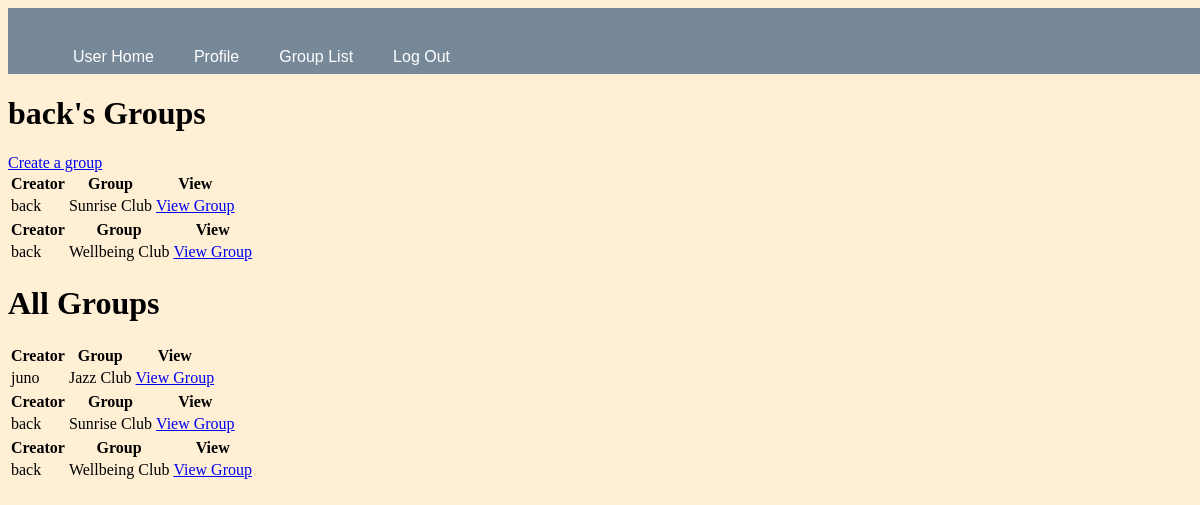
/user/juno/groups (signed in), run on an earlier commit of the app's database.
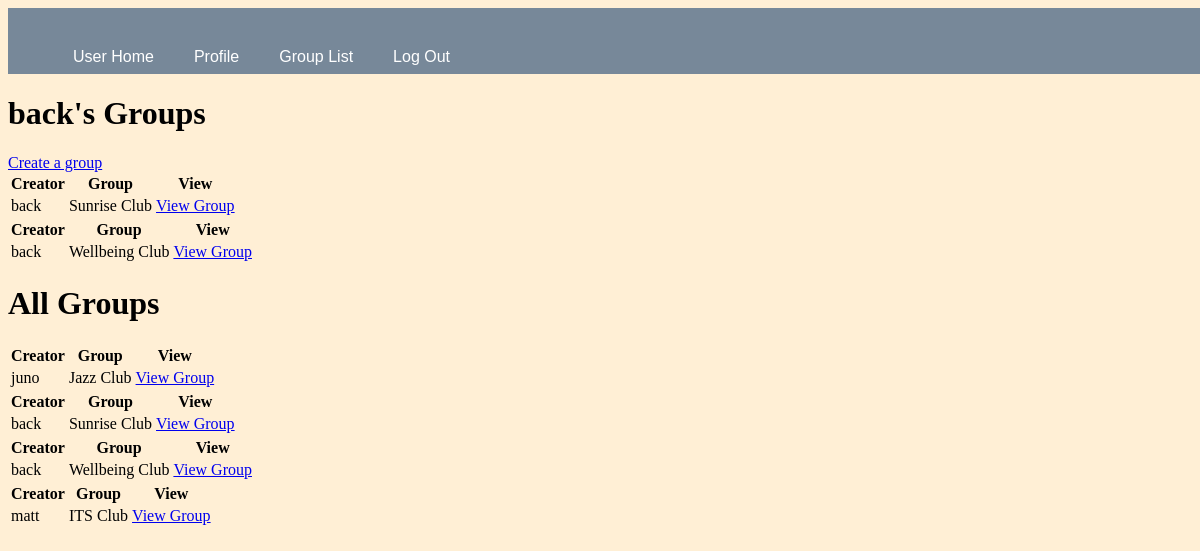
And on a later commit of the database.
### app.py (models this page shows, shortened)
class Group(db.Model):
    __tablename__ = "group"
    id= db.Column(db.Integer, primary_key=True)
    groupName= db.Column(db.String(150), unique=True)
    timestamp = db.Column(db.DateTime, index=True, default=datetime.datetime.utcnow())
    user_id = db.Column(db.Integer, db.ForeignKey('user.id'))
    events= db.relationship('Event',backref= 'group', lazy= 'dynamic')

class User(UserMixin, db.Model):
    __tablename__ = "user"
    id = db.Column(db.Integer, primary_key = True)
    username = db.Column(db.String(15), nullable= False, unique=True)
    email = db.Column(db.String(50), nullable= False, unique=True)
    password_hash = db.Column(db.String(80), nullable= False)
    joined_date = db.Column(db.DateTime, default= datetime.datetime.utcnow)
    location = db.Column(db.String(50), nullable= False)
    bio= db.Column(db.String(500), nullable=True)
    posts = db.relationship('Post', backref='author', lazy='dynamic')
    groups= db.relationship('Group', backref='creator', lazy='dynamic')
    events= db.relationship('Event',backref= 'host', lazy= 'dynamic')
    attending= db.relationship('Attendees',backref='participant', lazy='dynamic')

### app.py (the view)
@app.route("/user/")
@app.route("/user/<username>/groups", methods=['GET', 'POST'] )
@login_required
def groups(username):
    groups= current_user.groups
    allGroups= Group.query.all()
    return render_template("groups.html", username=username, allGroups= allGroups, groups= groups)

### app.py (called while the page is built)
@login_manager.user_loader
def load_user(user_id):
    return User.query.get(int(user_id))

### templates/groups.html (shortened to what this page needs)
{% extends "layout.html" %}
{% block nav %}
    <nav id="nav">
        <ul>
            <li><a href="{{ url_for('user_home', username= current_user.username) }}">User Home</a></li>
            <li><a href="{{ url_for('profile', username= current_user.username) }}">Profile</a></li>
            <li><a href="{{ url_for('groups', username= current_user.username) }}">Group List</a></li>
            <li><a href="{{ url_for('logout') }}">Log Out</a></li>
        </ul>
    </nav>
{% endblock %}
{% block content %}
        {%  if current_user.is_authenticated %}
            <h1>{{current_user.username}}'s Groups</h1>
            <a href="{{ url_for('createGroup', username= current_user.username) }}">Create a group</a>
            {% if groups %}
                {% for group in groups %}
                <div>
                    {% include '_group.html' %}
                </div>
                {% endfor %}
            {% else %}
                <p>Not enrolled in any groups</p>
            {% endif %}
            <h1>All Groups</h1>
            {% for group in allGroups %}
                <div>
                    {% include '_group.html' %}
                </div>
            {% endfor %}
            {% else %}
                <p class="message">Provide the name after /user/ in the URL</p>
            {% endif %}
{% endblock %}

### templates/_group.html
<table>
    <thead>
        <tr>
            <th>Creator</th>
            <th>Group</th>
            <th>View</th>
        </tr>
    </thead>
    <tbody>
        <tr>
            <td>{{ group.creator.username }}</td>
            <td>{{ group.groupName }}</td>
            <td><a href="{{ url_for('viewGroup', username= group.creator.username, groupName= group.groupName) }}">View Group</a></td>
        </tr>
    </tbody>
</table>

What changed in the data, as far as the page shows it:
added Group: creator.username "matt", groupName "ITS Club", shown under "All Groups"
